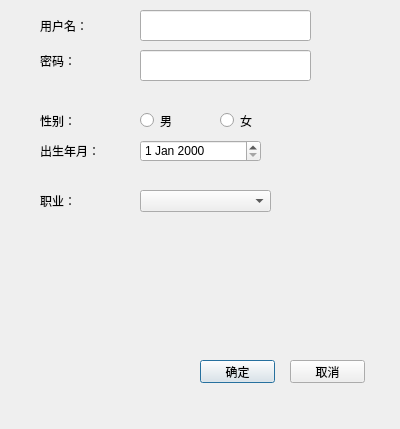
<?xml version="1.0" encoding="UTF-8"?>
<ui version="4.0">
 <class>Dialog</class>
 <widget class="QDialog" name="Dialog">
  <property name="geometry">
   <rect>
    <x>0</x>
    <y>0</y>
    <width>400</width>
    <height>429</height>
   </rect>
  </property>
  <property name="windowTitle">
   <string>Dialog</string>
  </property>
  <property name="styleSheet">
   <string notr="true">QDialog{
	background-color: qconicalgradient(cx:0.5, cy:0.5, angle:0, stop:0 rgba(35, 40, 3, 255), stop:0.16 rgba(136, 106, 22, 255), stop:0.225 rgba(166, 140, 41, 255), stop:0.285 rgba(204, 181, 74, 255), stop:0.345 rgba(235, 219, 102, 255), stop:0.415 rgba(245, 236, 112, 255), stop:0.52 rgba(209, 190, 76, 255), stop:0.57 rgba(187, 156, 51, 255), stop:0.635 rgba(168, 142, 42, 255), stop:0.695 rgba(202, 174, 68, 255), stop:0.75 rgba(218, 202, 86, 255), stop:0.815 rgba(208, 187, 73, 255), stop:0.88 rgba(187, 156, 51, 255), stop:0.935 rgba(137, 108, 26, 255), stop:1 rgba(35, 40, 3, 255));
}</string>
  </property>
  <widget class="QLineEdit" name="lineEdit">
   <property name="geometry">
    <rect>
     <x>140</x>
     <y>10</y>
     <width>171</width>
     <height>31</height>
    </rect>
   </property>
  </widget>
  <widget class="QLabel" name="label">
   <property name="geometry">
    <rect>
     <x>40</x>
     <y>15</y>
     <width>71</width>
     <height>21</height>
    </rect>
   </property>
   <property name="text">
    <string>用户名：</string>
   </property>
  </widget>
  <widget class="QLabel" name="label_2">
   <property name="geometry">
    <rect>
     <x>40</x>
     <y>50</y>
     <width>71</width>
     <height>21</height>
    </rect>
   </property>
   <property name="text">
    <string>密码：</string>
   </property>
  </widget>
  <widget class="QLineEdit" name="lineEdit_2">
   <property name="geometry">
    <rect>
     <x>140</x>
     <y>50</y>
     <width>171</width>
     <height>31</height>
    </rect>
   </property>
   <property name="echoMode">
    <enum>QLineEdit::Password</enum>
   </property>
  </widget>
  <widget class="QLabel" name="label_3">
   <property name="geometry">
    <rect>
     <x>40</x>
     <y>110</y>
     <width>71</width>
     <height>21</height>
    </rect>
   </property>
   <property name="text">
    <string>性别：</string>
   </property>
  </widget>
  <widget class="QRadioButton" name="radioButton">
   <property name="geometry">
    <rect>
     <x>140</x>
     <y>110</y>
     <width>71</width>
     <height>21</height>
    </rect>
   </property>
   <property name="text">
    <string>男</string>
   </property>
  </widget>
  <widget class="QRadioButton" name="radioButton_2">
   <property name="geometry">
    <rect>
     <x>220</x>
     <y>110</y>
     <width>71</width>
     <height>21</height>
    </rect>
   </property>
   <property name="text">
    <string>女</string>
   </property>
  </widget>
  <widget class="QLabel" name="label_4">
   <property name="geometry">
    <rect>
     <x>40</x>
     <y>140</y>
     <width>71</width>
     <height>21</height>
    </rect>
   </property>
   <property name="text">
    <string>出生年月：</string>
   </property>
  </widget>
  <widget class="QDateEdit" name="dateEdit">
   <property name="geometry">
    <rect>
     <x>140</x>
     <y>140</y>
     <width>121</width>
     <height>22</height>
    </rect>
   </property>
  </widget>
  <widget class="QLabel" name="label_5">
   <property name="geometry">
    <rect>
     <x>40</x>
     <y>190</y>
     <width>71</width>
     <height>21</height>
    </rect>
   </property>
   <property name="text">
    <string>职业：</string>
   </property>
  </widget>
  <widget class="QComboBox" name="comboBox">
   <property name="geometry">
    <rect>
     <x>140</x>
     <y>190</y>
     <width>131</width>
     <height>22</height>
    </rect>
   </property>
  </widget>
  <widget class="QPushButton" name="pushButton">
   <property name="geometry">
    <rect>
     <x>200</x>
     <y>360</y>
     <width>75</width>
     <height>23</height>
    </rect>
   </property>
   <property name="text">
    <string>确定</string>
   </property>
  </widget>
  <widget class="QPushButton" name="pushButton_2">
   <property name="geometry">
    <rect>
     <x>290</x>
     <y>360</y>
     <width>75</width>
     <height>23</height>
    </rect>
   </property>
   <property name="text">
    <string>取消</string>
   </property>
  </widget>
 </widget>
 <resources/>
 <connections/>
</ui>
